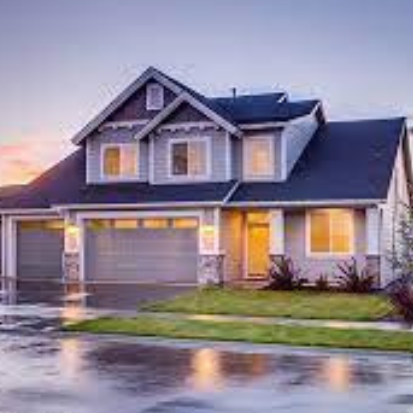
#> input picture pic1.png, 413 x 413 px, found by its file name
$ jupyter execute --allow-errors 'IP_2(1).ipynb'
#> lines starting #> are read from the running program, lines starting #| are printed output that depends on the picture
[cell 1]
# Some mathematical operations on image

[cell 2]
# Revision
import cv2
import matplotlib.pyplot as plt

im_path = 'pic1.png'
im = cv2.imread(im_path)
#> im is the input picture: shape (413, 413, 3); mean B, G, R 147.6, 133.8, 143.5
im_rgb = cv2.cvtColor(im, cv2.COLOR_BGR2RGB)
im_gray = cv2.cvtColor(im, cv2.COLOR_BGR2GRAY)
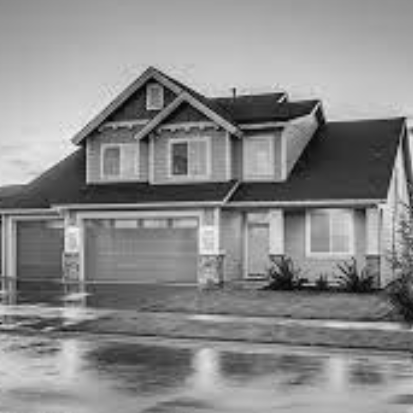
#> im_gray: shape (413, 413); min 3, max 242, mean 138.3
plt.imshow(im_rgb)
plt.imshow(im_gray)
plt.axis('off')

print(im_rgb[0])
#> (printed output is left out)
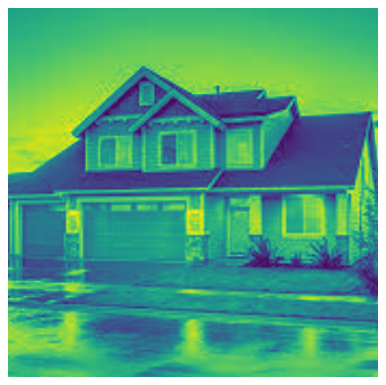
#> figure drawn by matplotlib, 1 panel

[cell 3]
# Image addition
im1 = cv2.imread('pic1.png')
im2 = cv2.imread('pic2.png')
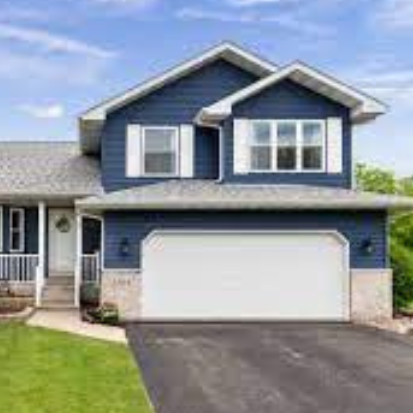
#> input picture pic2.png, 413 x 413 px, found by its file name
#> im2 is the input picture: shape (413, 413, 3); mean B, G, R 154.4, 150.3, 142.9

im_bgr = cv2.add(im1,im2)
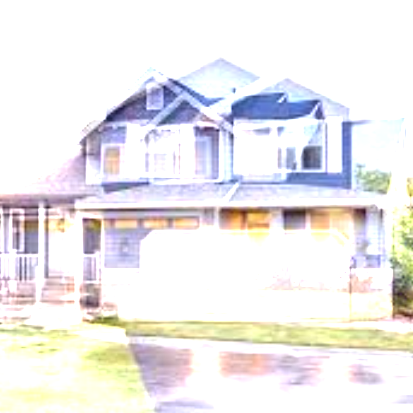
#> im_bgr: shape (413, 413, 3); mean B, G, R 234.6, 234, 236.6
im_add = cv2.cvtColor(im_bgr, cv2.COLOR_BGR2RGB)

plt.imshow(im1)
plt.title('Image 1')
plt.axis('off')
plt.show()

plt.imshow(im2)
plt.title('Image 2')
plt.axis('off')
plt.show()

plt.imshow(im_add)
plt.title('Addition')
plt.axis('off')
plt.show()

print(im1[0][0])
#| [175 134 132]

print(im2[0][0])
#| [226 164 136]

print(im_add[0][0])
#| [255 255 255]

[cell 4]
# Image addition bgr
im1 = cv2.imread('/content/1.png')
im2 = cv2.imread('/content/2.png')

im_add = cv2.add(im1,im2)

#> (the rest of this cell did not finish here and is left out)

[cell 5]
# image subtraction
im_sub = cv2.subtract(im1,im2)

#> (the rest of this cell did not finish here and is left out)

[cell 6]
# Scalar multiplication
a = 1.2
im_scm = cv2.multiply(im1,a)

#> (the rest of this cell did not finish here and is left out)

[cell 7]
# Scalar division
b = 0.9
#> (the rest of this cell did not finish here and is left out)

[cell 8]
# Weighted addition af + gy, a + b = 1
a = 0.2
b = 1 - a

im_addWeighted = cv2.addWeighted(im1, a, im2, b, 0) # last parameter 0 is optional

#> (the rest of this cell did not finish here and is left out)

[cell 9]
# Linearity and nonlinearity

# Linearity
im_addWeighted2 = cv2.add(cv2.multiply(im1,a), cv2.multiply(im2,b))

plt.subplot(121)
#> (the rest of this cell did not finish here and is left out)

[cell 10]
import numpy as np

# Linearity
a = 0.2
b = 1 - a

im_addWeighted = cv2.addWeighted(im1, a, im2, b, 0) # last parameter 0 is optional
im_addWeighted2 = cv2.add(cv2.multiply(im1,a), cv2.multiply(im2,b))

#im_addWeighted2 = cv2.cvtColor(im_addWeighted2, cv2.COLOR_BGR2GRAY)

plt.subplot(121)
#> (the rest of this cell did not finish here and is left out)

[cell 11]
import cv2
import numpy as np
import matplotlib.pyplot as plt

# Create synthetic images (100x100 pixels)
im1 = np.zeros((100, 100, 3), dtype = np.uint8)
#which means each element can hold unsigned 8-bit integers (ranging from 0 to 255)
im1[:, :50] = [100, 0, 0]  # Left half is blue (pixel intensity 100)
#This selects all rows (:) and the first 50 columns (:50)
#and sets the selected region to the color [100, 0, 0], which is a dark red

im2 = np.zeros((100, 100, 3), dtype=np.uint8)
im2[:, 50:] = [0, 0, 200]  # Right half is red (pixel intensity 200)

# Define the weights for non-linear combination
a = 0.2
b = 1 - a

# Perform non-linear combination using the max operator
im_max = np.maximum(cv2.multiply(im1, a), cv2.multiply(im2, b))

# Find the maximum pixel values and their locations
_, max_val1, _, max_loc1 = cv2.minMaxLoc(cv2.cvtColor(im1, cv2.COLOR_BGR2GRAY))
_, max_val2, _, max_loc2 = cv2.minMaxLoc(cv2.cvtColor(im2, cv2.COLOR_BGR2GRAY))
_, max_val_max, _, max_loc_max = cv2.minMaxLoc(cv2.cvtColor(im_max, cv2.COLOR_BGR2GRAY))

# Display the images
plt.subplot(131) #
plt.imshow(im1[:, :, ::-1])
plt.title('Image 1 (Blue)')
plt.axis('off')

plt.subplot(132)
plt.imshow(im2[:, :, ::-1])
plt.title('Image 2 (Red)')
plt.axis('off')

plt.subplot(133)
plt.imshow(im_max[:, :, ::-1])
plt.title('Max of Both')
plt.axis('off')

plt.tight_layout()
plt.show()
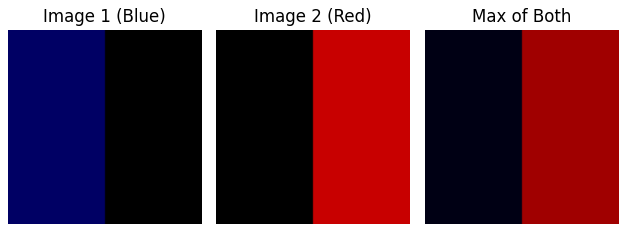
#> figure drawn by matplotlib, 3 panels

print("Maximum pixel value in Image 1:", max_val1)
print("Maximum pixel value in Image 2:", max_val2)
print("Maximum pixel value in Max Operator result:", max_val_max)

[cell 12]
import cv2
import numpy as np
import matplotlib.pyplot as plt

# Read a grayscale image
image = cv2.imread('pic1.png', cv2.IMREAD_GRAYSCALE)
#> image: shape (413, 413); min 2, max 242, mean 137.8

# Convert the image to float32 data type for accurate calculations
image = image.astype(np.float32)

# Define the scalar value (e.g., brighten the image by a factor of 1.5)
scalar_value = 1.5

# Perform scalar multiplication using direct NumPy array operations
scaled_image = image * scalar_value

# Clip the resulting values to the valid pixel value range [0, 255]
scaled_image = np.clip(scaled_image, 0, 255)
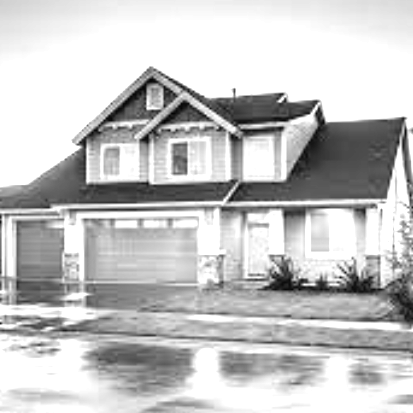
#> scaled_image: shape (413, 413) float32; min 3, max 255, mean 197.1

# Convert the result back to uint8 data type for visualization
scaled_image = scaled_image.astype(np.uint8)

# Display the original and scaled images
plt.subplot(121)
plt.imshow(image.astype(np.uint8), cmap = 'gray')
plt.title('Original Image')
plt.axis('off')

plt.subplot(122)
plt.imshow(scaled_image, cmap = 'gray')
plt.title('Scaled Image')
plt.axis('off')

[cell 13]
import cv2
import numpy as np
import matplotlib.pyplot as plt

# Read a grayscale image
image = cv2.imread('pic1.png', cv2.IMREAD_GRAYSCALE)

# Convert the image to float32 data type for accurate calculations
image1 = image.astype(np.float32)

# Define the scalar value (e.g., brighten the image by a factor of 1.5)
scalar_value = 1.5

# Create a 3-channel image where each channel has the same value as the grayscale image
bgr_image = cv2.merge([image1, image1, image1])

# Perform scalar multiplication using cv2.multiply()
scaled_bgr_image = cv2.multiply(bgr_image, scalar_value)

# Convert the scaled 3-channel image back to grayscale by taking the mean of the three channels
scaled_image = np.mean(scaled_bgr_image, axis = 2)

# Clip the resulting values to the valid pixel value range [0, 255]
scaled_image = np.clip(scaled_image, 0, 255)

# Convert the result back to uint8 data type for visualization
#scaled_image = scaled_image.astype(np.uint8)

# Display the original and scaled images
plt.subplot(121)
plt.imshow(image, cmap = 'gray')
plt.title('Original Image')
plt.axis('off')

plt.subplot(122)
plt.imshow(scaled_image, cmap = 'gray')
plt.title('Scaled Image')
plt.axis('off')

[cell 14]
for i in range(413):
  for j in range(413):
    im[i][j]=i*i*j*j
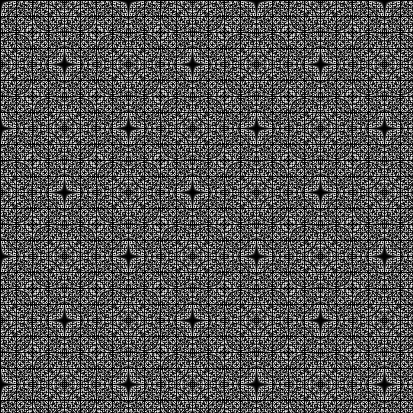
#> im: shape (413, 413, 3); min 0, max 249, mean 83

plt.imshow(im)
plt.axis('off')
